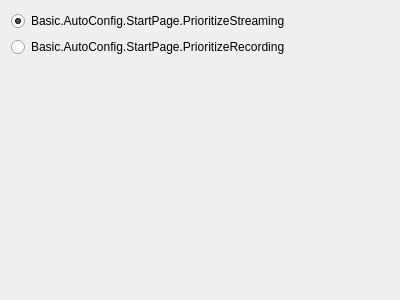
<?xml version="1.0" encoding="UTF-8"?>
<ui version="4.0">
 <class>AutoConfigStartPage</class>
 <widget class="QWidget" name="AutoConfigStartPage">
  <property name="geometry">
   <rect>
    <x>0</x>
    <y>0</y>
    <width>400</width>
    <height>300</height>
   </rect>
  </property>
  <property name="windowTitle">
   <string notr="true"/>
  </property>
  <layout class="QVBoxLayout" name="verticalLayout">
   <item>
    <widget class="QRadioButton" name="prioritizeStreaming">
     <property name="text">
      <string>Basic.AutoConfig.StartPage.PrioritizeStreaming</string>
     </property>
     <property name="checked">
      <bool>true</bool>
     </property>
    </widget>
   </item>
   <item>
    <widget class="QRadioButton" name="prioritizeRecording">
     <property name="text">
      <string>Basic.AutoConfig.StartPage.PrioritizeRecording</string>
     </property>
    </widget>
   </item>
   <item>
    <spacer name="verticalSpacer">
     <property name="orientation">
      <enum>Qt::Vertical</enum>
     </property>
     <property name="sizeHint" stdset="0">
      <size>
       <width>20</width>
       <height>40</height>
      </size>
     </property>
    </spacer>
   </item>
  </layout>
 </widget>
 <resources/>
 <connections/>
</ui>
